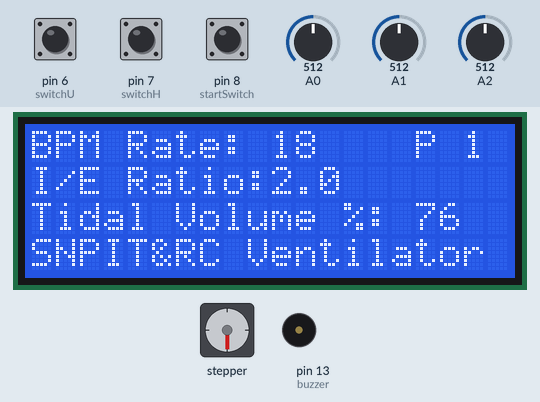
The sketch below on a simulated Arduino Uno, built with avr-gcc and run on an emulated ATmega328P. On the bench: 20×4 character LCD, stepper motor, buzzer (waves = sounding, pin HIGH). Inputs (shaded band) come from the test bench; at power-on: pin 8 (startSwitch) HIGH, pin 7 (switchH) HIGH, A0 = 512, A1 = 512, A2 = 512, pin 6 (switchU) HIGH. Stepper angles assume 800 steps per turn; what the sketch prints to the serial monitor is not drawn.

Above: at 3.8 s.
3.9 s: pin 8 (startSwitch) pulled LOW for 0.15 s
At 5.2 s:
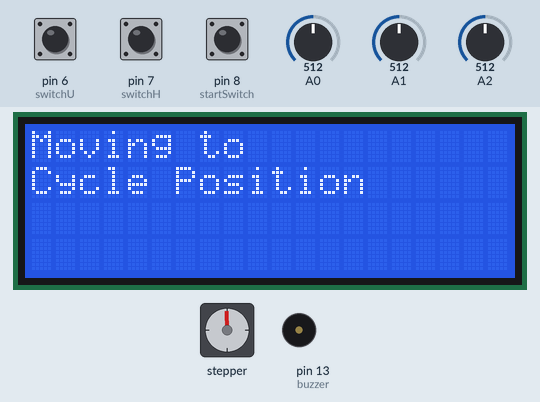
7.0 s: pin 7 (switchH) pulled LOW for 3.2 s
11.8 s: pin 8 (startSwitch) pulled LOW for 3.2 s
At 16.03 s:
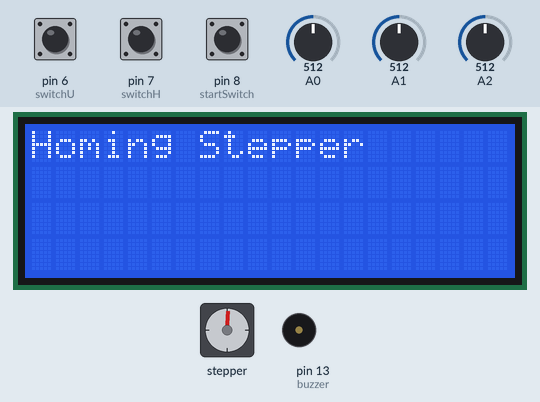
18.0 s: A0 set to 716
At 19.2 s:
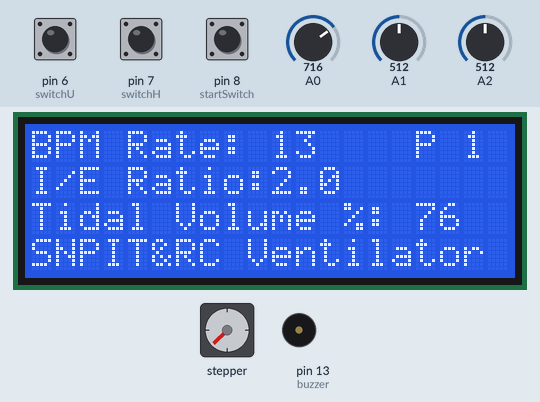
19.9 s: A1 set to 716
At 21.6 s:
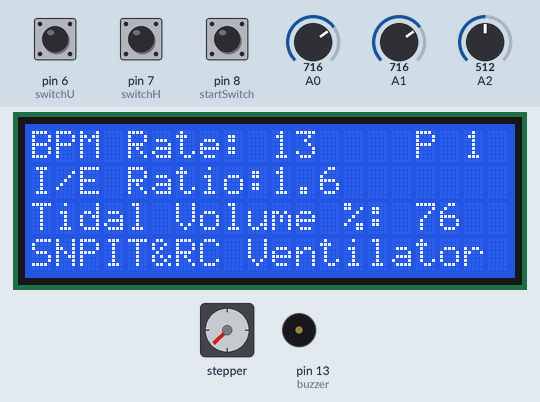
21.9 s: A2 set to 716
At 23.3 s:
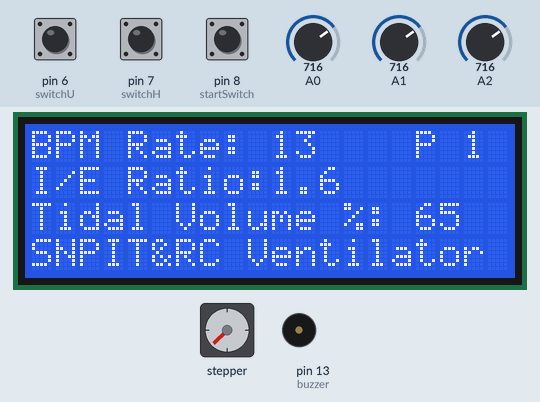
Timing chart, 0 to 24.9 s (numbered marks = the images above; inputs shaded):
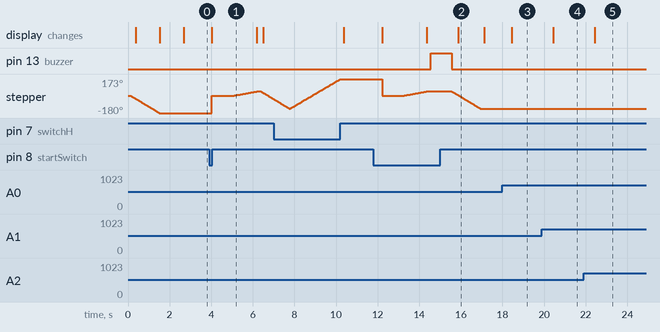

Measured:
- after the input at 3.9 s, stepper: turns 179° clockwise in 0.00 s, then 45° clockwise in 1.1 s, then 78° counter-clockwise in 0.58 s; the display: changes after 0.13 s (image 1)
- after the input at 11.8 s, pin 13 (buzzer): LOW → HIGH after 2.8 s, → LOW 1.0 s later; stepper: turns 174° counter-clockwise in 0.00 s, then 46° clockwise in 1.1 s, then 180° counter-clockwise in 1.4 s; the display: first changes after 0.41 s (image 2 shows a later state)
- after the input at 18.0 s, the display: changes after 0.45 s (image 3)
- after the input at 19.9 s, the display: changes after 0.55 s (image 4)
- after the input at 21.9 s, the display: changes after 0.55 s (image 5)

The sketch:

COVENT_1.0.ino
```cpp
#include <Wire.h>
#include <LiquidCrystal.h>
#include <AccelStepper.h>

//Inputs
const int DIR = 9;                  // DIR on controller to pin 9 on arduino
const int STEP = 10;                // PUL on controller to pin 10 on arduino
const int LCD_RS = 12;              // LCD Register Select Signal on arduino pin 12
const int LCD_E = 11;               // LCD Operation Enable Signal on arduino pin 11
const int LCD_DB4 = 5;              // LCD Data Bus 4 Signal on arduino pin 5
const int LCD_DB5 = 4;              // LCD Data Bus 5 Signal on arduino pin 4
const int LCD_DB6 = 3;              // LCD Data Bus 6 Signal on arduino pin 3
const int LCD_DB7 = 2;              // LCD Data Bus 7 Signal on arduino pin 2
const int DIP_SW1 = 1;              // DIP Switch 1 on arduino pin 1
const int DIP_SW2 = 0;              // DIP Switch 2 on arduino pin 0
const int switchU = 6;              // Upper limit switch
const int switchH = 7;              // Home position in standby
const int startSwitch = 8;          // Start switch, latching
const int BPM = A0;                 // Desired bpm
const int Ratio = A1;               // Desired I/E ratio potentiometer (percentage of bag compression, from UofT code)
const int VolumeT = A2;             // Desired tidal volume of compression potentiometer

//Outputs
int buzzer = 13;                    //Buzzer


// Constants - Variables to edit configurations below, you can tweak some settings here
const int LCD_COLS = 20;            // Number of columns on LCD display
const int LCD_ROWS = 4;             // Number of rows on LCD display
const float ACCEL = 50000.0;        // Acceleration and deceleration rate for stepper motor (steps per second per second)
const float MAXSPEED = 100000.0;     // Set the maximum allowable speed of the stepper motor (steps per second) This is set in setup() function and not used after that
const float HOMESPEED = 300.0;      // The speed for homing (steps per second)
const int delayBtwnInEx = 50;      //Changed value from 250 to 150// Delay between inspriration and expiration (milliseconds)
const int delayBtwnExIn = 20;       //Changed value from 250 to 20// Delay between expiration and inspiration (milliseconds)
const int cycleTmin = 5;            // Minimum allowable bpm
const int cycleTmax = 30;           // Maximum allowable bpm
const float tidalVmin = 50.00;      // Minimum compression percentage
const float tidalVmax = 100.00;     // Maximum compression percentage
const int ieRatiomin = 100;         // Minimum ratio of inspiration:expiration
const int ieRatiomax = 300;         // Maximum ratio of inspiration:expiration
const float maxStrokeFinger = 60.0; // Maximum allowable stroke of finger (degrees)
const float gearR = 1;             // Gear Ratio between stepper and finger, default is 16, including the gearbox is an additional *5
const float StepsPerRev = 800;     // Steps per revolution (setting on Applied Motion STR4 driver)
const bool useBlocking = false;     // Set to true to use blocking mode for inspiration/expiration
const long stepsAfterSW = 0.0;   // The number of steps after the expiration limit switch to wait to perform stop

// Initialize the LCD library with the number of interface pins
LiquidCrystal lcd(LCD_RS, LCD_E, LCD_DB4, LCD_DB5, LCD_DB6, LCD_DB7);

// Initialize AccelStepper, 1=Motor Driver
AccelStepper stepper = AccelStepper(1, STEP,DIR);

// Set-points
int cycleT = 0; //Cycle time duration set by user

// Timers
int cycleCount = 0; //Every 100 cycles, home

// Variables
float tidalVolume = 0;              // Tidal volume setpoint
int stepperStroke = 0;              // Commanded step count of stepper, calculated from tidalVolume
float ieRatio = 0;                  // inspiration:expiration set-point
bool estopLatch = false;            // Set E-stop to default off at bootup
float freq_in = 0;                  // Frequency for inspiration
float freq_ex = 0;                  // Frequency for expiration
int stepsCycle = 0;                 // number of motor steps per cycle
long rotTime = 0.0;                 // Rotation time
float rotTime_in = 0.0;             // Rotation time of inspiration
float rotTime_ex = 0.0;             // Rotation time of expiration
long targetPos = 0.0;               // Target position calculated for inspiration and expiration
long cyclePos = 0.0;                // Position of cycle home (not used for position in this revision)
bool cyclePosSet = false;           // The cycle position has been set
long expTargetPos = 0.0;            // Target position after expiration limit switch
bool alarm = false;                 // Alarm status
float rotTime_in_corr = 0.0;
float rotTime_ex_corr = 0.0;


//Cycle watchdog
bool activeCycle = false;

void configureLCD() {
  lcd.begin(LCD_COLS, LCD_ROWS);                // initialize the lcd
  lcd.home();                                   // go home
  lcd.clear();                                  // Clear LCD
}

void readInputs() {
    //Serial.println("Reading inputs"); // This will flood the Serial port; only use if debugging

    bool dip1 = digitalRead(DIP_SW1);
    bool dip2 = digitalRead(DIP_SW2);

    //***********Serial Debugging must be removed for the dip switches to work, the serial ports are on the
    //*********** same pins as the DIP switches
    if (dip1 && dip2) {             // For future use to add Tidal calculation manipulated by dip switches
      // DIP Switch 1 OFF and DIP Switch 2 OFF

    } else if (!dip1 && dip2) {
      // DIP Switch 1 ON and DIP Switch 2 OFF

    } else if (dip1 && !dip2) {
      // DIP Switch 1 OFF and DIP Switch 2 ON

    } else {
      // DIP Switch 1 ON and DIP Switch 2 ON

    }

    // replaced map() function with equations below. The Map() function only dealt with integers and the fractions were truncated. These equations are rounded before being converted to an integer to deal with noisy analog inputs
    cycleT = round(((float(abs(1023-analogReadAvg(BPM)))/1000.0) * float(cycleTmax - cycleTmin)) + float(cycleTmin)); //Reads the analog pot value and interpolates to the target range defined by the editable variables above. This can be bpm
    cycleT = constrain(cycleT, cycleTmin, cycleTmax);
    ieRatio = round(((float(abs(1023-analogReadAvg(Ratio)))/1000.0) * float(ieRatiomax - ieRatiomin)) + float(ieRatiomin));
    ieRatio = constrain(ieRatio, ieRatiomin, ieRatiomax) / 100.0;
    tidalVolume = round(((float(abs(1023-analogReadAvg(VolumeT)))/1000.0) * (tidalVmax - tidalVmin)) + tidalVmin);
    tidalVolume = constrain(tidalVolume, tidalVmin, tidalVmax) / 100.0;

    tidalVolume = constrain(tidalVolume, 0.0, 1.0);

    printSetpoints();
    stepsCycle = (tidalVolume * maxStrokeFinger * gearR ) * (StepsPerRev / 360.0); // motor steps per cycle
    //Remap tidal volume to new floor ********Does this still need to be remapped?
    //tidalVolume = map(600,0,1000,70, tidalVmax)/100.00; //Remaps "50%" position of compression

    //Calculate cycle time parameters
    rotTime = (1000.0 * 60.0) / cycleT; // tone(pin, frequency, duration), where duration is in milliseconds
    //rotTime_in = rotTime / (1 + ieRatio); Alexs fudge...replaced this line with one below, to correct for IE ratio error
    rotTime_in = rotTime / (1 + ((ieRatio)+(0.1*ieRatio*ieRatio)) - 0.7);
    rotTime_ex = rotTime - rotTime_in - delayBtwnInEx - delayBtwnExIn;
    freq_in = stepsCycle * (1000.0 / rotTime_in); // frequency for compression stroke in Hz
    rotTime_in_corr = rotTime_in - (2*(freq_in/ACCEL));
    freq_ex = stepsCycle * (1000.0 / rotTime_ex); // frequency for compression stroke in Hz
    rotTime_ex_corr = rotTime_ex - (2*(freq_ex/ACCEL));
    freq_in = stepsCycle * (1000.0 / rotTime_in_corr);
    freq_in *= 1.09;
    freq_ex = stepsCycle * (1000.0 / rotTime_ex_corr); // frequency for compression stroke in Hz
    freq_ex *= 1.09;
}

// Averaging of analog input value
int analogReadAvg(int pin) {  //Stolen from UofT
  int analogSum = 0;
  for (int i = 0; i < 5; i++) {
    analogSum += analogRead(pin);
    delay(5);
  }
  return analogSum / 5;
}


void estop() { //Not implemented in this revision LCD cursor positions need to be adjusted to 2 columns with new LCD
    //digitalWrite(buzzer,HIGH);
    noTone(STEP);
    if (estopLatch == 0) {
      estopLatch = 1;
      lcd.clear();
      lcd.setCursor(3,1);
      lcd.print("ERROR DETECTED");
      lcd.setCursor(3,2);
      lcd.print("PLEASE REBOOT");
    }
}

// Debounces switchU, looks for 10 consecutive switch active readings
bool debounceswitchU()
{
  static int isSwitchUActive = 0;

  if (digitalRead(switchU) == 1) {
    isSwitchUActive++;
  } else {
    isSwitchUActive = 0;
  }

  if (isSwitchUActive >= 25) {
    return 1;
  } else {
    return 0;
  }
}

// Debounces switchH, looks for 10 consecutive switch active readings
bool debounceswitchH()
{
  static int isSwitchHActive = 0;

  if (digitalRead(switchH) == 1) {
    isSwitchHActive++;
  } else {
    isSwitchHActive = 0;
  }

  if (isSwitchHActive >= 25) {
    return 1;
  } else {
    return 0;
  }
}

// Function to print setpoints to LCD
void printSetpoints() {
    lcd.clear();
    lcd.setCursor(0,0);
    lcd.print("BPM Rate:");
    lcd.setCursor(10,0);
    lcd.print(cycleT);
    lcd.setCursor(16,0);
    lcd.print("P 1");
    lcd.setCursor(0,1);
    lcd.print("I/E Ratio:");
    lcd.setCursor(10,1);
    lcd.print(ieRatio, 1);
    lcd.setCursor(0,2);
    lcd.print("Tidal Volume %:");
    lcd.setCursor(16,2);
    lcd.print(int(tidalVolume*100));
    lcd.setCursor(0,3);
    lcd.print("SNPIT&RC Ventilator");

}

// Homing function to home microswitch
void homeStepper() {
  cyclePosSet=false;                                           // Clear the cycle position set when homing
  alarm = false;                                               // Reset alarm

  Serial.println("Homing Stepper");
  lcd.clear();
  lcd.home();
  lcd.print("Homing Stepper");

  // If already at the home postion move off the microswitch a half a revolution and then home
  if (digitalRead(switchH)){
    stepper.setMaxSpeed(HOMESPEED);
    stepper.runToNewPosition(stepper.currentPosition() + (StepsPerRev/2));
    //Serial.println("moving off switch");
  }

  //Home stepper to home microswitch
  stepper.moveTo(stepper.currentPosition() - 1000000000);      // set a value to run continuously
  stepper.setMaxSpeed(HOMESPEED);                              // set speed of move to the homing speed
  while (!debounceswitchH()) {                                 // run the stepper while there is no home switch active
    stepper.run();
    //Serial.println("moving home");
  }
  stepper.stop();                                              //home switch is active, controlled stop
  stepper.runToPosition();                                     //position calculated for controlled stop
  stepper.setCurrentPosition(0);                               //zero postion
}

// Move to the cycle home postion, based on switchU micro switch
void moveCyclePos() {
  Serial.println("Moving to Cycle Posistion");
  lcd.clear();
  lcd.home();
  lcd.print("Moving to");
  lcd.setCursor(0,1);
  lcd.print("Cycle Position");

  stepper.moveTo(stepper.currentPosition() + 1000000000);      // set a value to run continuously
  stepper.setMaxSpeed(HOMESPEED);                              // set speed of move to the homing spee

  while (!debounceswitchU()) {                                 // run the stepper while there is switchU is not active
    stepper.run();
  }

  stepper.stop();                                              // switchU is active, controlled stop
  stepper.runToPosition();                                     // position calculated for controlled stop
  cyclePos = stepper.currentPosition();                        // set cycle position
  cyclePosSet = true;
  delay(1000);                                                 // added delay before operation of ventilator
}

void setup() {
    Serial.begin(9600);                                        // Start serial communication for debugging
    configureLCD();                                            // Clears LCD
    Serial.println("Starting up...");
    lcd.print("Starting up...");

    // Configure inputs
    pinMode(switchU, INPUT_PULLUP);
    pinMode(switchH, INPUT_PULLUP);
    pinMode(startSwitch, INPUT_PULLUP);
    pinMode(DIP_SW1, INPUT_PULLUP);
    pinMode(DIP_SW2, INPUT_PULLUP);
    pinMode(buzzer, OUTPUT);

    stepper.setPinsInverted(true,true,true);                 // Direction pin inverted so that compression is positive direction
    stepper.setMaxSpeed(MAXSPEED);                             // Sets maxspeed
    stepper.setAcceleration(ACCEL);                            // Sets acceleration

    lcd.clear();
    delay(50);
    homeStepper();                                             // Inital homing of stepper motor
    Serial.println("Stepper homed");
    lcd.clear();
    lcd.home();
    lcd.print("Stepper homed");

    delay(1000);                                               // Delay added so user can read on LCD that the Stepper is homed

    readInputs();                                              // Read inputs to fill uncalculated variables
}

void loop() {

    if (!digitalRead(startSwitch) && !alarm) {
        if (activeCycle == false) {

          // If the cycle postion has not been set after homing, move to cycle position
          if (!cyclePosSet) {
            moveCyclePos();
          }
          activeCycle = true;
        }

        printSetpoints();

        Serial.println("inspiration");
        targetPos = stepper.currentPosition() - stepsCycle;     // Set target position for inspiration based on current position

        // Option to use blocking, set in constants
        if (useBlocking) {
          stepper.setMaxSpeed(freq_in);                         // Set speed for move
          stepper.runToNewPosition(targetPos);                  // Run to target position
        } else {
          stepper.moveTo(targetPos);                            // Set position to move to
          stepper.setMaxSpeed(freq_in);                         // Set speed for move

          // Run until target position reached
          while(stepper.currentPosition() > targetPos) {   //Add AND statement to while to include position switch if needed
            stepper.run();
          }

          stepper.stop();                                       // Begin controlled stop
          stepper.runToPosition();                              // Run to calculated stop position

          if (debounceswitchU()){                               // If the expiration limit switch is still on at the end of inspiration alarm
            alarm = true;
          }
        }

                // Reading and averaging the analog inputs takes up 75ms, 5 readings with a delay of 5ms times 3 inputs
        // The delay between expriation and inspiration with be adjusted for the analog input read

        if (delayBtwnInEx <= 75) {
          delay(1);                                             // Delay between expiration and inspiration is less than the analog read time
        } else {
          delay(delayBtwnInEx - 75);                            // Delay between expiration and inspiration
        }

        readInputs();                                           // Read the inputs every cycle
        //delay(delayBtwnInEx);                                   // Delay bewteen inspiration and expiration

        Serial.println("expiration");
        targetPos = stepper.currentPosition() + 5000000;     // Set target position for expiration based on current position

        if (useBlocking && !alarm) {
          stepper.setMaxSpeed(freq_ex);                         // Set speed for move
          stepper.runToNewPosition(targetPos);                  // Run to target position
        } else if (!useBlocking && !alarm) {
          stepper.moveTo(targetPos);                            // Set position to move to
          stepper.setMaxSpeed(freq_ex);                         // Set speed for move

          // Run until target position reached
          while(!debounceswitchU() && !debounceswitchH()) {     //Changed to based off limit switch
            stepper.run();
          }

          if (debounceswitchH()){
            alarm = true;                                          // Alarm if switch missed and returns to home on expiration
          } else {
            expTargetPos = stepper.currentPosition() + stepsAfterSW;   // Sets new taget position for steps after limit switch to perform stop
            stepper.moveTo(expTargetPos);                              // Set position to move to
            stepper.setMaxSpeed(freq_ex);

            while(stepper.currentPosition() < expTargetPos) {
              stepper.run();
            }
          }

          stepper.stop();                                       // Begin controlled stop
          stepper.runToPosition();                              // Run to calculated stop position
        }

        delay(delayBtwnExIn);

      }
      if (digitalRead(startSwitch)) {                           // No active cycle and confirm button pushed
          if (alarm){
            digitalWrite(buzzer, LOW);
            alarm = 0;
          }

          if (activeCycle == true ) {
            homeStepper();                                      // Runs once when transitioning from active to inactive, move to standby position
            activeCycle = false;
          }
          readInputs();
          delay(500);
      }

      if (alarm) {
        digitalWrite(buzzer, HIGH);
        if (!digitalRead(startSwitch)){
          delay(1000);
        }
        digitalWrite(buzzer, LOW);
        if (!digitalRead(startSwitch)){
          delay(1000);
        }
      }
}
```
